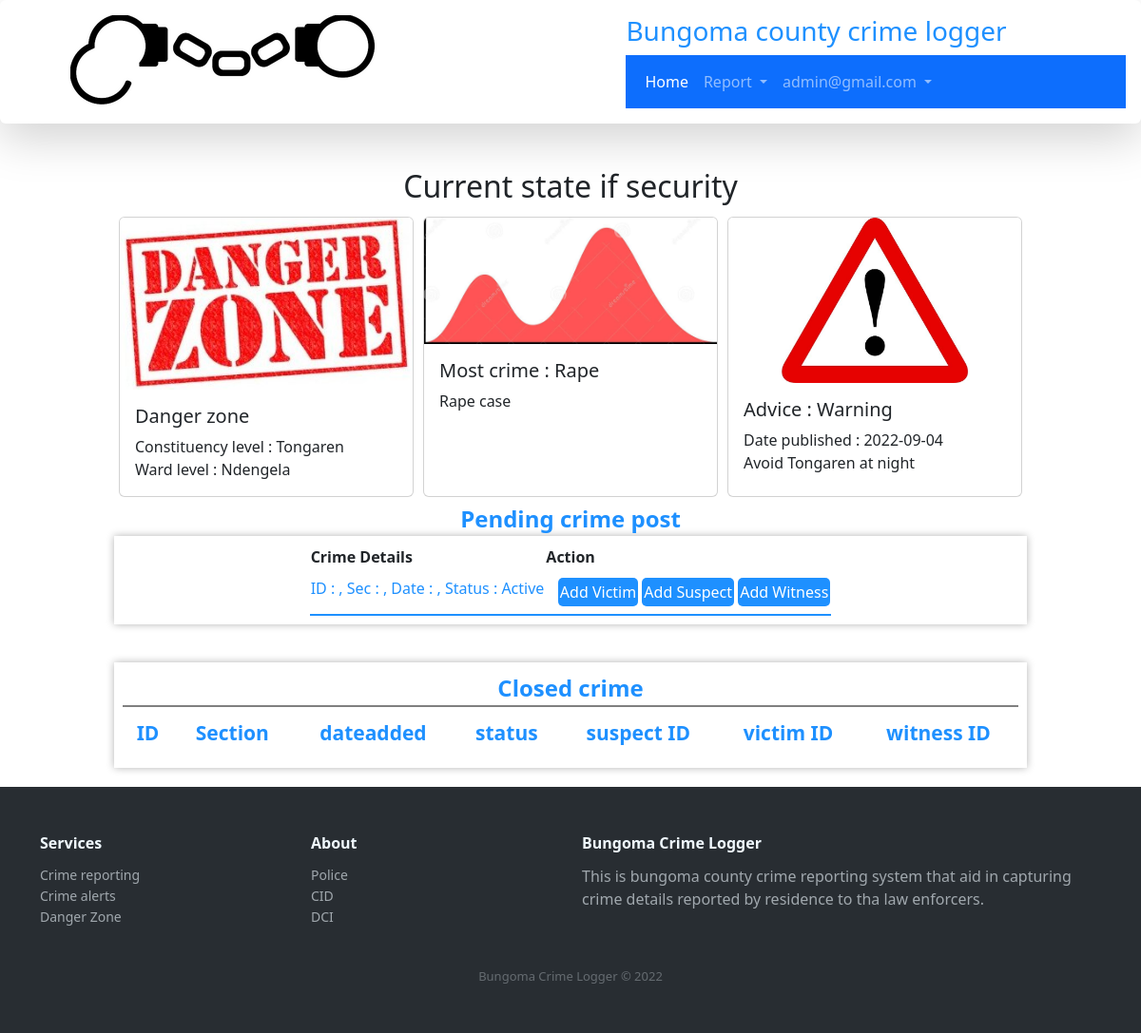
Screenshot of /userdashboard.php (signed in) with the database file from the repository.
### tables this page shows
CREATE TABLE IF NOT EXISTS `tbladvice` (
  `adviceID` int(11) NOT NULL AUTO_INCREMENT,
  `title` varchar(255) NOT NULL,
  `advice` varchar(1024) NOT NULL,
  `dateadded` date NOT NULL,
  `status` int(1) NOT NULL,
  PRIMARY KEY (`adviceID`)
);

### userdashboard.php (the view, shortened to what this page needs)
<?php require_once('Connections/crimecon.php'); ?>
<?php
if ($_SESSION['username']) {
 $currentUser =   $_SESSION['username'];
}else{
    header("Location:login.php");
}
?>
<?php
$query_mostcommoncrime = "SELECT  tblsection.sectionnmae, tblcrime.sectionID, tblsection.`description` FROM tblsection, tblcrime WHERE tblsection.sectionID = tblcrime.sectionID  ORDER BY tblsection.sectionID ASC LIMIT 1";
$mostcommoncrime = mysql_query($query_mostcommoncrime, $crimecon) or die(mysql_error());
$row_mostcommoncrime = mysql_fetch_assoc($mostcommoncrime);
$query_userid = "SELECT tblresidence.residenceID, tblresidence.email FROM tblresidence WHERE tblresidence.email = '{$currentUser}' ";
$userid = mysql_query($query_userid, $crimecon) or die(mysql_error());
$row_userid = mysql_fetch_assoc($userid);
 $UserID = $row_userid['residenceID'];
$query_activeeditablecrime = "SELECT tblcrime.crimeID, tblcrime.dateadded, tblcrime.status, tblsection.sectionnmae FROM tblcrime, tblsection WHERE tblsection.sectionID =  tblcrime.sectionID  AND tblcrime.complainerID = '{$UserID}' AND tblcrime.status = 1";
$activeeditablecrime = mysql_query($query_activeeditablecrime, $crimecon) or die(mysql_error());
$row_activeeditablecrime = mysql_fetch_assoc($activeeditablecrime);
$query_mostcommonward = "SELECT tblward.wardname, tblcrime.wardID   FROM tblward, tblcrime WHERE tblward.wardID = tblcrime.wardID   ORDER BY tblward.wardID DESC LIMIT 1";
$mostcommonward = mysql_query($query_mostcommonward, $crimecon) or die(mysql_error());
$row_mostcommonward = mysql_fetch_assoc($mostcommonward);
$query_mostcommonconstituency = "SELECT tblconstituency.constituencyname, tblcrime.constituencyID    FROM tblconstituency, tblcrime  WHERE tblconstituency.constituencyID = tblcrime.constituencyID       ORDER BY  tblconstituency.constituencyID DESC LIMIT 1";
$mostcommonconstituency = mysql_query($query_mostcommonconstituency, $crimecon) or die(mysql_error());
$row_mostcommonconstituency = mysql_fetch_assoc($mostcommonconstituency);
$query_ActiveAdvice = "SELECT tbladvice.adviceID, tbladvice.title, tbladvice.advice, tbladvice.dateadded FROM tbladvice  WHERE tbladvice.status = 1";
$ActiveAdvice = mysql_query($query_ActiveAdvice, $crimecon) or die(mysql_error());
$row_ActiveAdvice = mysql_fetch_assoc($ActiveAdvice);
?>
<!DOCTYPE html PUBLIC "-//W3C//DTD XHTML 1.0 Transitional//EN" "http://www.w3.org/TR/xhtml1/DTD/xhtml1-transitional.dtd">
<html xmlns="http://www.w3.org/1999/xhtml">
<head>
<link rel="stylesheet" type="text/css" href="customcss/navigation.css">
<link rel="stylesheet" type="text/css" href="customcss/myelements.css">
<link rel="stylesheet" type="text/css" href="customcss/userdashboard.css">
<link rel="stylesheet" type="text/css" href="css/bootstrap.min.css">
<link rel="stylesheet" href="https://cdnjs.cloudflare.com/ajax/libs/ionicons/2.0.1/css/ionicons.min.css">
</head>
<body>
<nav class="shadow-lg p-3 mb-5 bg-body rounded">
   <div class="logoholder">
   	<div class="logo-holder">
   		<img src="assets/logo/logo.png">
   	</div>
   	<div class="name-holder">
   		<h3 class="dodgerblueText">Bungoma county crime logger</h3>
   		<div class="my-nav-holder">
           <nav class="navbar navbar-expand-lg navbar-dark bg-primary">
  <div class="container-fluid">
    <div class="collapse navbar-collapse" id="navbarSupportedContent">
      <ul class="navbar-nav me-auto mb-2 mb-lg-0">
        <li class="nav-item">
          <a class="nav-link active" href="userdashboard.php">Home</a>
        </li>
        <li class="nav-item dropdown">
          <a class="nav-link dropdown-toggle" href="#" id="navbarDropdown" role="button" data-bs-toggle="dropdown" aria-expanded="false">
            Report
          </a>
        </li>
        <li class="nav-item dropdown">
          <a class="nav-link dropdown-toggle" href="#" id="navbarDropdown" role="button" data-bs-toggle="dropdown" aria-expanded="false">
            <?php echo $_SESSION['username'] ?>
          </a>
        </li>
      </ul>
    </div>
  </div>
</nav>
   		</div>
   	</div>
   </div>
   </nav>
<br><br><br><br><br><br>
   <div id="user-dashboard">
    <center><h2>Current state if security </h2></center>
    <div class="body-card-holder">
   <div class="card">
    <img src="assets/logo/dangerzone.jpg" class="card-img-top">
    <div class="card-body">
        <h5 class="card-title">Danger zone</h5>
        <p class="card-text">
            <label>Constituency level : <?php echo $row_mostcommonconstituency['constituencyname']; ?></label>
            <br>
            <label>Ward level : <?php echo $row_mostcommonward['wardname']; ?></label>
        </p>
    </div>
   </div>
    <div class="card">
    <img src="assets/logo/onrise.jpg" class="card-img-top">
    <div class="card-body">
        <h5 class="card-title">Most crime : <?php echo $row_mostcommoncrime['sectionnmae']; ?></h5>
        <p class="card-text">
		<?php echo $row_mostcommoncrime['description']; ?>
        </p>
    </div>
   </div>
   <div class="card">
    <img src="assets/logo/warning.jpg" class="card-img-top">
    <div class="card-body">
        <h5 class="card-title">Advice : <?php echo $row_ActiveAdvice['title']; ?></h5>
        <label>Date published : <?php echo $row_ActiveAdvice['dateadded']; ?></label>
        <p class="card-text">
            <?php echo $row_ActiveAdvice['advice']; ?>
        </p>
    </div>
   </div>
   </div>
   </div>
<div id="post-crime">
     <center><label class="largeText dodgerblueText">Pending crime post</label></center>
        <div class="main-totalusers">
        <table id="totalusers">
             <thead>
  <tr>
    <th>Crime Details</th>
    <th>Action</th>
  </tr>
</thead>
<tbody>
<?php do { ?>
            <tr style="border-bottom: 2px solid dodgerblue;">
                <td style="padding-bottom: 8px;">
                    <label class="smallText dodgerblueText"> ID :   , <span> Sec : ,  </span> Date :  ,<span> Status : <?php
                    if ($row_activeeditablecrime['status'] = 1) {
                        echo 'Active';
                    }else{
                    echo 'Closed';
                    }
                     ?></span></label>
                </td>
                <td style="padding-bottom: 8px;"> &nbsp;&nbsp;
                    <button class="mybutton-small"><a href="addvictim.php?editcaseid=<?php echo $row_activeeditablecrime['crimeID'];
                     ?>" class="mylinks">Add Victim</a></button>
                    <button class="mybutton-small"><a href="addsuspect.php?editcaseid=<?php echo $row_activeeditablecrime['crimeID'];
                     ?>" class="mylinks">Add Suspect</a></button>
                    <button class="mybutton-small"><a href="addwitness.php?editcaseid=<?php echo $row_activeeditablecrime['crimeID'];
                     ?>" class="mylinks">Add Witness</a></button>
                </td>
            </tr>
            <?php } while ($row_activeeditablecrime = mysql_fetch_assoc($activeeditablecrime)); ?>
            </tbody>
        </table>
    </div>
</div>
   <div class="scroll-table">
  <div class="table-holder">
    <div class="table-caption">
      <label class="largeText dodgerblueText">Closed crime <span></span></label>
    </div>
<table>
    <thead>
  <tr>
    <th>ID</th>
    <th>Section</th>
    <th>dateadded</th>
    <th>status</th>
    <th>suspect ID</th>
    <th>victim ID</th>
    <th>witness ID</th>
  </tr>
</thead>
</table>
  </div>
  </div>
<div class="footer-dark">
        <footer>
            <div class="container">
                <div class="row">
                    <div class="col-sm-6 col-md-3 item">
                        <h3>Services</h3>
                        <ul>
                            <li><a href="#">Crime reporting</a></li>
                            <li><a href="#">Crime alerts</a></li>
                            <li><a href="#">Danger Zone </a></li>
                        </ul>
                    </div>
                    <div class="col-sm-6 col-md-3 item">
                        <h3>About</h3>
                        <ul>
                            <li><a href="#">Police</a></li>
                            <li><a href="#">CID</a></li>
                            <li><a href="#">DCI</a></li>
                        </ul>
                    </div>
                    <div class="col-md-6 item text">
                        <h3>Bungoma  Crime Logger</h3>
                        <p>This is bungoma county crime reporting system that aid in capturing crime details reported by residence to tha law enforcers.</p>
                    </div>
                </div>
                <p class="copyright">Bungoma  Crime Logger &copy; 2022</p>
            </div>
        </footer>
    </div>
</body>
</html>

### customcss/navigation.css (style rules this page uses)
.logoholder { display: flex; }
.logo-holder { width: 50%; padding-left: 5%; }
.name-holder { width: 50%; padding-left: 5%; }
.footer-dark { padding:50px 0; color:#f0f9ff; background-color:#282d32; }
.footer-dark h3 { margin-top:0; margin-bottom:12px; font-weight:bold; font-size:16px; }
.footer-dark ul { padding:0; list-style:none; line-height:1.6; font-size:14px; margin-bottom:0; }
.footer-dark ul a { color:inherit; text-decoration:none; opacity:0.6; }
.footer-dark .item.text { margin-bottom:36px; }
.footer-dark .item.text p { opacity:0.6; margin-bottom:0; }
.footer-dark .copyright { text-align:center; padding-top:24px; opacity:0.3; font-size:13px; margin-bottom:0; }

### customcss/myelements.css (style rules this page uses)
.mylinks { text-decoration: none; color: white; }
.largeText { font-size: 24px; font-weight: bold; }
.dodgerblueText { color: dodgerblue; }
.scroll-table { overflow: hidden; overflow-x: scroll; }
.table-holder { background: #fff; width: 80%; min-width: 750px; margin-left: 10%; border: 1px solid #fff; box-shadow: 0 0 0.5rem 0 rgba(0 ,0,0,0.3); padding: 8px; margin-top: 20px; margin-bottom: 20px; }
.table-caption { display: flex; justify-content: center; width: 100%; border-bottom: 2px solid grey; }
.table-holder table { width: 100%; }
.table-holder thead { color: dodgerblue; font-size: 21px; text-align: center; background-color: #fff; }
.table-holder th { padding: 12px 8px; }

### customcss/userdashboard.css (style rules this page uses)
.main-totalusers { background: #fff; width: 80%; margin-left: 10%; border: 1px solid #fff; box-shadow: 0 0 0.5rem 0 rgba(0 ,0,0,0.3); padding: 8px; display: flex; justify-content: center; margin-bottom: 20px; }
.mybutton-small { padding: 3px 2px; background: dodgerblue; margin-top: 8px; color: white; font-size: 16px; border-radius: 5px; outline: none; border: none; }

### userdashboard.php (style rules this page uses)
nav { position: fixed; top: 0; left: 0; width: 100%; transition: all 0.4s ease; z-index: 1000; }
.mylinks { text-decoration: none; color: white; }
.body-card-holder { width: 100%; display: flex; flex-wrap: wrap; justify-content: center; }
.card { flex: 1 1 310px; flex: 0 1 310px; margin: 5px; }

### rows the page displays
tbladvice: title "Warning", dateadded "2022-09-04", advice "Avoid Tongaren at night"

### other values shown
$_SESSION['username'] "admin@gmail.com"
$row_mostcommonconstituency['constituencyname'] "Tongaren"
$row_mostcommonward['wardname'] "Ndengela"
$row_mostcommoncrime['sectionnmae'] "Rape"
$row_mostcommoncrime['description'] "Rape case"
